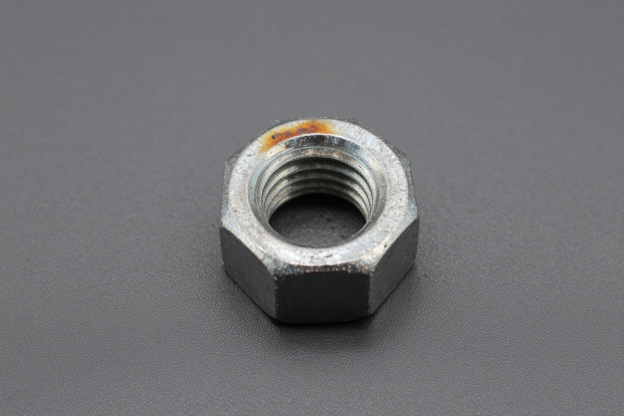
#> input picture 02_2026-09-29_Bild_als_Datenstruktur/sys02_bauteil.jpg, 1248 x 832 px, found by its file name (shown at 1/2 size)
$ python 05_bildwerkstatt.py
#> lines starting #> are read from the running program, lines starting #| are printed output that depends on the picture; after the words box and inside, x2 and y2 are one past the last pixel; in counts of white or black regions, pixels touching at a corner belong together
"""
DS 02 — Bildwerkstatt
KI-Systementwicklung, 29.09.2026

Die Frage der Stunde: Das Netz nimmt 224 x 224 x 3 = 150 528 Zahlen.
Euer Foto hat Millionen. Was werft ihr weg — und was kostet es euch?

Die Befehle stehen alle hier drin. Eure Arbeit ist ausprobieren, hinschauen,
entscheiden. Ändern dürft ihr alles; wo ihr etwas ändern MÜSST, steht  >>> EINTRAGEN.
Jeder Teil beginnt mit AUFGABE — das steht auch auf dem Arbeitsblatt.
Was ein Befehl tut, steht im Spickzettel — in derselben Reihenfolge wie hier.

Teil für Teil ausführen (in Colab: eine Zelle je Teil), nicht alles auf einmal.
"""

# =================================================================
# Teil 0 — Die Werkstatt: was haben wir da eigentlich in der Hand?
# =================================================================
#
# Drei Bibliotheken, jede mit einer Aufgabe:
#
#   cv2         OpenCV, die Werkstatt: Bild laden und speichern,
#               skalieren, Farben umrechnen.
#   numpy       das Zahlenfeld: Ein geladenes Bild IST ein NumPy-Array.
#               Auswählen, ausschneiden, rechnen, zählen geht mit NumPy.
#   matplotlib  der Bildschirm. Davon brauchen wir nur den Teil pyplot,
#               der macht aus dem Zahlenfeld wieder ein Bild.
#
#   Datei  --cv2.imread-->  Zahlenfeld  --plt.imshow-->  Bild auf dem Schirm

import os

import cv2
import numpy as np
import matplotlib.pyplot as plt

# >>> EINTRAGEN — der Pfad zu eurem Bild
#   Colab:  links Ordnersymbol, Bild hochladen   ->  "/content/bauteil.jpg"
#   lokal:  mit r vor dem Pfad                   ->  r"C:\Users\...\bauteil.jpg"
#   Kein eigenes Foto? Das Testbild sys02_bauteil.jpg liegt im Repository neben
#   diesem Skript. In Colab holt es diese Zeile (in eine eigene Zelle):
#   !wget -q https://raw.githubusercontent.com/sschaffenroth/2627_KI2_KISE/main/02_2026-09-29_Bild_als_Datenstruktur/sys02_bauteil.jpg
BILDPFAD = "/content/sys02_bauteil.jpg"

KANTE = 224              # Eingang des Netzes: 224 x 224. Fest vorgegeben.


# --- Zwei Helfer fürs Anzeigen. Lesen lohnt sich, ändern ist nicht nötig.

def zeigen(b, titel="", achsen=False):
    """Ein Bild anzeigen. Mit achsen=True seht ihr Zeilen- und Spaltennummern."""
    plt.figure(figsize=(8, 6))
    if b.ndim == 2:                                  # Graustufen brauchen eine Farbskala
        plt.imshow(b, cmap="gray", vmin=0, vmax=255)
    else:
        plt.imshow(b)
    plt.title(titel)
    if not achsen:
        plt.xticks([])
        plt.yticks([])
    plt.show()


def vergleich(*paare):
    """Bilder nebeneinander:  vergleich((bild_a, "vorher"), (bild_b, "nachher"))"""
    plt.figure(figsize=(5 * len(paare), 5))
    for i, (b, titel) in enumerate(paare, start=1):
        plt.subplot(1, len(paare), i)
        if b.ndim == 2:
            plt.imshow(b, cmap="gray", vmin=0, vmax=255)
        else:
            plt.imshow(b)
        plt.title(titel)
        plt.xticks([])
        plt.yticks([])
    plt.show()


# --- a) Bild laden

roh = cv2.imread(BILDPFAD)
#> roh is the input picture: shape (832, 1248, 3); mean B, G, R 116.6, 114.1, 114.4
if roh is None:
    raise SystemExit("Kein Bild geladen. Pfad prüfen — steht der Dateiname genau so da?")


# --- b) Farben richtig stellen
# cv2 liest die drei Kanäle in der Reihenfolge Blau, Grün, Rot (BGR).
# plt und fast alle anderen erwarten Rot, Grün, Blau (RGB). Also einmal
# umdrehen — ab hier arbeiten wir nur noch mit RGB.

bild = cv2.cvtColor(roh, cv2.COLOR_BGR2RGB)
vergleich((roh, "so wie cv2 es liefert (BGR)"), (bild, "nach COLOR_BGR2RGB"))
#> in vergleich, `plt.show()`:
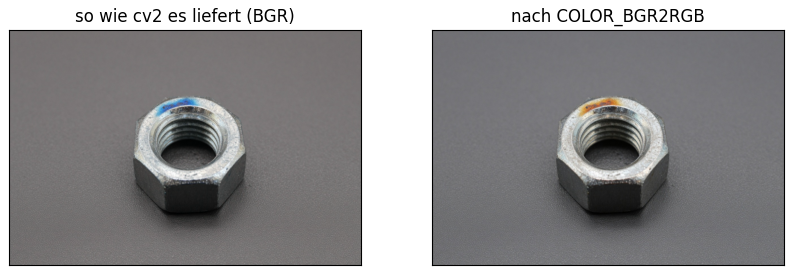
#> figure drawn by matplotlib, 2 panels; B, G, R data is drawn as R, G, B
zeigen(bild, "euer Bild — die Achsen sagen euch, wo ihr seid", achsen=True)


# --- c) Ein heller und ein dunkler Pixel
# >>> EINTRAGEN — Lage an den Achsen oben ablesen: erst Zeile y, dann Spalte x.

hell = bild[100, 200]
#> hell = [115, 114, 119]
dunkel = bild[400, 600]
#> dunkel = [5, 5, 5]
print("heller Pixel :", hell, "  (Rot, Grün, Blau)")
#| heller Pixel : [115 114 119]   (Rot, Grün, Blau)
print("dunkler Pixel:", dunkel)
#| dunkler Pixel: [5 5 5]


# --- d) Ein rotes Quadrat: Zeilen 400 bis 600, Spalten 400 bis 600

rot = bild.copy()
rot[400:600, 400:600] = [255, 0, 0]
#> rot: shape (832, 1248, 3); mean R, G, B 120.1, 110, 112.4
zeigen(rot, "rotes Quadrat", achsen=True)


# --- e) Wie groß ist euer Bild?

print("shape:", bild.shape, "  (Höhe, Breite, Kanäle)")
#| shape: (832, 1248, 3)   (Höhe, Breite, Kanäle)
print("size :", bild.size, "  Werte — so viele Zahlen stecken in eurem Bild")
#| size : 3115008   Werte — so viele Zahlen stecken in eurem Bild
print("Netz :", KANTE * KANTE * 3, "  Werte")


# =================================================================
# Teil 1 — Hebel Ausschneiden: alles weg, was nicht zum Merkmal gehört
# =================================================================
#
# AUFGABE: Verschiebt das 224 x 224-Fenster, bis euer Merkmal gut drin liegt.
#
# >>> EINTRAGEN — die linke obere Ecke des Ausschnitts.

Y, X = 190, 500

ausschnitt = bild[Y:Y + KANTE, X:X + KANTE]

print("ganzes Bild:", bild.shape, "  size", bild.size)
#| ganzes Bild: (832, 1248, 3)   size 3115008
print("Ausschnitt :", ausschnitt.shape, "  size", ausschnitt.size)
#| Ausschnitt : (224, 224, 3)   size 150528
vergleich((bild, "ganzes Bild"), (ausschnitt, "Ausschnitt 224 x 224"))
# Steht bei shape nicht (224, 224, 3)? Dann ragt der Ausschnitt über den Bildrand.


# =================================================================
# Teil 2 — Hebel Skalieren: das ganze Bild auf 224 x 224
# =================================================================
#
# AUFGABE: Gleich viele Zahlen, zwei Bilder — was ist der Unterschied?
#
# Achtung: resize will (Breite, Höhe) — andersherum als shape.

ganz = cv2.resize(bild, (KANTE, KANTE))

print("A ganzes Bild skaliert:", ganz.shape, "  size", ganz.size)
#| A ganzes Bild skaliert: (224, 224, 3)   size 150528
print("B Ausschnitt          :", ausschnitt.shape, "  size", ausschnitt.size)
#| B Ausschnitt          : (224, 224, 3)   size 150528
vergleich((ganz, "A: ganzes Bild auf 224 skaliert"),
          (ausschnitt, "B: Ausschnitt 224, nicht skaliert"))


# =================================================================
# Teil 3 — Hebel Kanäle: braucht ihr die Farbe?
# =================================================================
#
# AUFGABE: Schaut euch die drei Kanäle einzeln an — in welchem sieht man
# euer Merkmal am besten? Dann Grau: Ist das Merkmal noch zu erkennen?
# Daraus eure Entscheidung: Farbe behalten oder Grau?
#
# Ein Farbbild sind drei Zahlenfelder übereinander, eins je Grundfarbe.
# bild[:, :, 0] ist das Rot-Feld, [:, :, 1] Grün, [:, :, 2] Blau.
# Hell heißt: viel von dieser Farbe.

vergleich((ausschnitt[:, :, 0], "Kanal 0: Rot"),
          (ausschnitt[:, :, 1], "Kanal 1: Grün"),
          (ausschnitt[:, :, 2], "Kanal 2: Blau"))
#> in vergleich (call 4), `plt.show()`:
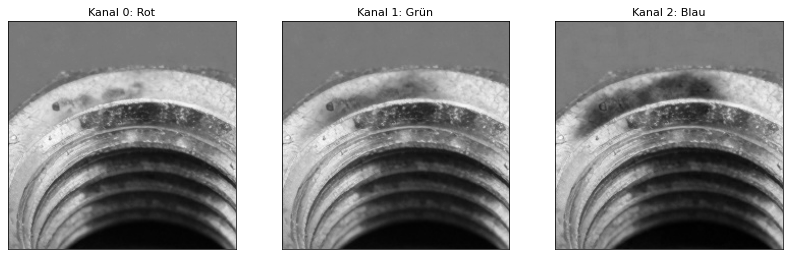
#> figure drawn by matplotlib, 3 panels

# Grau: aus drei Werten je Pixel wird einer.
#   Grauwert = 0,299 · Rot + 0,587 · Grün + 0,114 · Blau
grau = cv2.cvtColor(ausschnitt, cv2.COLOR_RGB2GRAY)

py, px = 62, 109            # eine farbige Stelle im Testbild — sucht euch eure eigene
print("dieser Pixel in Farbe:", ausschnitt[py, px], "  (Rot, Grün, Blau)")
#| dieser Pixel in Farbe: [216 151  57]   (Rot, Grün, Blau)
print("derselbe Pixel in Grau:", grau[py, px])
#| derselbe Pixel in Grau: 160

print("Farbe:", ausschnitt.shape, "  size", ausschnitt.size)
#| Farbe: (224, 224, 3)   size 150528
print("Grau :", grau.shape, "  size", grau.size)
#| Grau : (224, 224)   size 50176
vergleich((ausschnitt, "Farbe"), (grau, "Grau"))

# Ausblick DS 03: Es gibt Farbräume, in denen "welche Farbe" und "wie hell"
# getrennt stehen, zum Beispiel HSV:  cv2.cvtColor(ausschnitt, cv2.COLOR_RGB2HSV)


# =================================================================
# Teil 4 — Hebel Bittiefe: wie viele Helligkeitsstufen braucht ihr?
# =================================================================
#
# AUFGABE: Ab wie vielen Stufen ist euer Merkmal nicht mehr zu erkennen?
#
# Jeder Grauwert kann 256 verschiedene Stufen haben, 0 bis 255. Dafür
# braucht man 8 bit (2^8 = 256). Weniger Stufen = weniger bit je Wert:
#
#   16 Stufen = 4 bit      4 Stufen = 2 bit      2 Stufen = 1 bit
#
# So rundet man auf 4 Stufen: Die 256 Werte werden in 4 Schubladen zu je
# 64 aufgeteilt, und jeder Wert bekommt den Anfang seiner Schublade.
#
#   Schublade 0:   0 ...  63  ->   0        Beispiel: 200
#   Schublade 1:  64 ... 127  ->  64          200 // 64 = 3   (// teilt ohne Rest)
#   Schublade 2: 128 ... 191  -> 128          3 * 64 = 192
#   Schublade 3: 192 ... 255  -> 192          aus 200 wird 192
#
# Die Zahl der Werte (size) bleibt dabei gleich — jeder Wert kann nur
# weniger Verschiedenes sagen.

schritt = 256 // 4                      # 64 — so breit ist eine Schublade
vier_stufen = (grau // schritt) * schritt
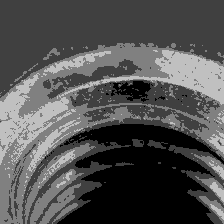
#> vier_stufen: shape (224, 224); min 0, max 192, mean 80.6

print("vorher kommen", len(np.unique(grau)), "verschiedene Werte vor")
#| vorher kommen 250 verschiedene Werte vor
print("nachher nur noch:", np.unique(vier_stufen))
#| nachher nur noch: [  0  64 128 192]


def stufen(b, n):
    """Dasselbe für beliebig viele Stufen n (2, 4, 8, 16, ... 256)."""
#> called with n = 16
    schritt = 256 // n
    return (b // schritt) * schritt


vergleich((grau, "256 Stufen · 8 bit"),
          (stufen(grau, 16), "16 Stufen · 4 bit"),
          (vier_stufen, "4 Stufen · 2 bit"),
          (stufen(grau, 2), "2 Stufen · 1 bit"))
#> call 2 of stufen, with n = 2
#> in stufen (call 2), `schritt = 256 // n`: schritt = 128
#> in stufen (call 2), `return (b // schritt) * schritt`:
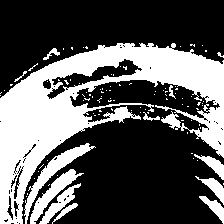
#> returned value: shape (224, 224); values 0 (black) and 128 (white), 35.4% white; 100 white regions (88 under 20 px), largest, box (x1, y1, x2, y2) and area: (0, 43, 224, 224) 14306, (24, 143, 96, 224) 941, (30, 169, 84, 224) 703


# =================================================================
# Teil 5 — JPEG: ist das auch ein Hebel?
# =================================================================
#
# AUFGABE: Wie viel kleiner wird die Datei — und wie viel kleiner das
# Zahlenfeld, das beim Laden wieder herauskommt?
#
# imwrite erwartet wieder BGR, deshalb beim Speichern zurück umdrehen.

zum_speichern = cv2.cvtColor(ausschnitt, cv2.COLOR_RGB2BGR)
cv2.imwrite("gross.png", zum_speichern)
cv2.imwrite("klein.jpg", zum_speichern, [cv2.IMWRITE_JPEG_QUALITY, 10])

jpeg = cv2.cvtColor(cv2.imread("klein.jpg"), cv2.COLOR_BGR2RGB)
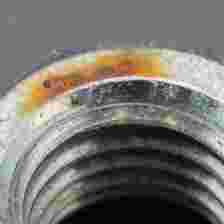
#> jpeg: shape (224, 224, 3); mean R, G, B 118.8, 115.6, 110.1

print("PNG  Datei", os.path.getsize("gross.png"), "Byte   size", ausschnitt.size)
#| PNG  Datei 82578 Byte   size 150528
print("JPEG Datei", os.path.getsize("klein.jpg"), "Byte   size", jpeg.size)
#| JPEG Datei 2629 Byte   size 150528

unterschied = cv2.absdiff(ausschnitt, jpeg)
verstaerkt = np.clip(unterschied.astype(np.int16) * 4, 0, 255).astype(np.uint8)
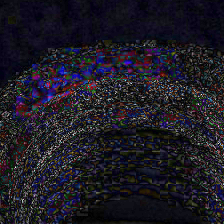
#> verstaerkt: shape (224, 224, 3); mean R, G, B 29, 26.6, 36.1
vergleich((ausschnitt, "PNG"), (jpeg, "JPEG, Qualität 10"),
          (verstaerkt, "Unterschied, 4-fach verstärkt"))


# =================================================================
# Teil 6 — Eure Vorverarbeitung: was bekommt das Netz von eurem Bauteil?
# =================================================================
#
# AUFGABE: Stellt die Vorverarbeitung für euer Bauteil ein — so wenig
# Zahlen wie möglich, aber euer Merkmal muss noch klar zu sehen sein.
#
# Das Netz bekommt immer 224 x 224. Ihr entscheidet drei Dinge:
#
#   1. SEITE: Wie groß schneidet ihr aus?  224 = nur das Merkmal, in voller
#      Schärfe. Größer (z. B. 448 oder 896) = mehr vom Bauteil, wird dann auf
#      224 verkleinert und dabei unschärfer.
#   2. GRAU:  Farbe behalten (False) oder Grau (True)?
#   3. STUFEN: 256, 16, 4 oder 2?
#
# Ausführen, hinschauen, Werte ändern, nochmal. Probiert mindestens drei
# Einstellungen — auch eine, bei der das Merkmal verschwindet.
#
# >>> EINTRAGEN — eure Entscheidung

SEITE = 448              # Kantenlänge des Ausschnitts in Pixeln, mindestens 224
Y6, X6 = 100, 420        # linke obere Ecke des Ausschnitts
GRAU = False
STUFEN = 256

stueck = bild[Y6:Y6 + SEITE, X6:X6 + SEITE]
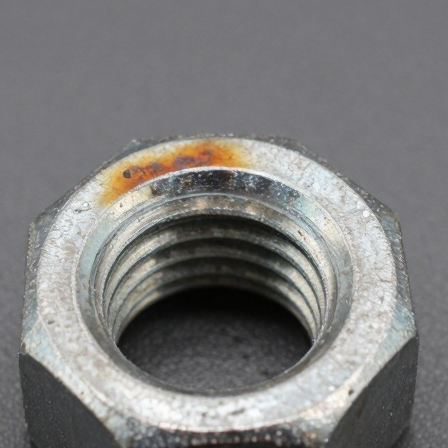
#> stueck: shape (448, 448, 3); mean R, G, B 126.5, 125.8, 125
netz = cv2.resize(stueck, (KANTE, KANTE))
if GRAU:
    netz = cv2.cvtColor(netz, cv2.COLOR_RGB2GRAY)
netz = stufen(netz, STUFEN)

print("euer Ausschnitt:", stueck.shape, "  size", stueck.size)
#| euer Ausschnitt: (448, 448, 3)   size 602112
print("fürs Netz      :", netz.shape, "  size", netz.size)
#| fürs Netz      : (224, 224, 3)   size 150528
vergleich((stueck, "euer Ausschnitt"), (netz, "das bekommt das Netz"))


# =================================================================
# Probiert gerne auch aus — für alle, die Lust auf mehr haben
# =================================================================
#
# Zeile anschalten (# weg), ausführen, hinschauen. Befehle im Spickzettel.
#
# spiel = 255 - bild                          # invertieren: aus hell wird dunkel
# spiel = bild[:, ::-1]                       # spiegeln — und wie steht es auf dem Kopf?
# spiel = bild + 60                           # heller machen ... wirklich? Schaut auf die hellen Stellen
# spiel = bild.copy(); spiel[:, :, 0] = 0     # den Rotkanal abschalten
# spiel = bild[:, :, [1, 2, 0]]               # Kanäle vertauschen — Pop-Art
# spiel = cv2.resize(cv2.resize(bild, (32, 32)), (bild.shape[1], bild.shape[0]),
#                    interpolation=cv2.INTER_NEAREST)       # verpixeln
# zeigen(spiel, "Spielwiese")
#
# print("verkleinert um Faktor", bild.size / netz.size)   # euer Reduktionsfaktor


# =================================================================
# Ausblick — derselbe Zahlenblock heißt später Tensor (ab DS 09)
# =================================================================
#
#   bild.shape    ->  (224, 224, 3)     NumPy-Array, Kanal zuletzt
#   tensor.shape  ->  (3, 224, 224)     PyTorch-Tensor, Kanal zuerst
#
# Gleiche Zahlen, gleiches Slicing. Nichts installieren.


# =================================================================
# Hausaufgabe bis 06.10. — eure Werkzeugkiste
# =================================================================
#
# Vier Funktionen, die ihr ab DS 03 immer wieder braucht. Alles, was ihr
# dafür braucht, kennt ihr aus dieser Stunde. Die Aufgabe steht in
# 04_Hausaufgabe.md, die Befehle im Spickzettel unter "Hausaufgabe".

def info(b):
    """Gibt shape, size, dtype, kleinsten, größten und mittleren Wert aus."""
    pass   # <- hier eure Zeilen statt pass


def quadrat_mitte(b, seite):
    """Schneidet ein Quadrat mit der Kantenlänge seite aus der Bildmitte."""
    pass


def netz_eingang(b, grau=False):
    """Größtmögliches Quadrat aus der Mitte, auf 224 x 224, auf Wunsch in Grau."""
    pass


def helligkeitsklassen(g):
    """Zählt, wie viele Pixel in jede der 8 Klassen 0-31, 32-63, ... 224-255 fallen.
    Gibt eine Liste mit 8 Anzahlen zurück."""
    pass


# Zum Testen — ein Graustufenbild mit 8 x 8 Pixeln
MATRIX = np.array([
    [34,  30,  41,  38,  35,  44,  31,  36],
    [33,  40,  96, 120, 118,  92,  37,  39],
    [36, 101, 198, 205, 201, 196,  99,  34],
    [42, 110, 207, 214, 211, 203, 104,  38],
    [30, 108, 204, 209, 206, 199, 102,  41],
    [37,  97, 190, 197, 193, 188,  95,  35],
    [40,  36, 103, 115, 112,  99,  33,  43],
    [31,  38,  32,  45,  39,  30,  42,  37],
], dtype=np.uint8)

# [4 lines of commented-out code are left out]
